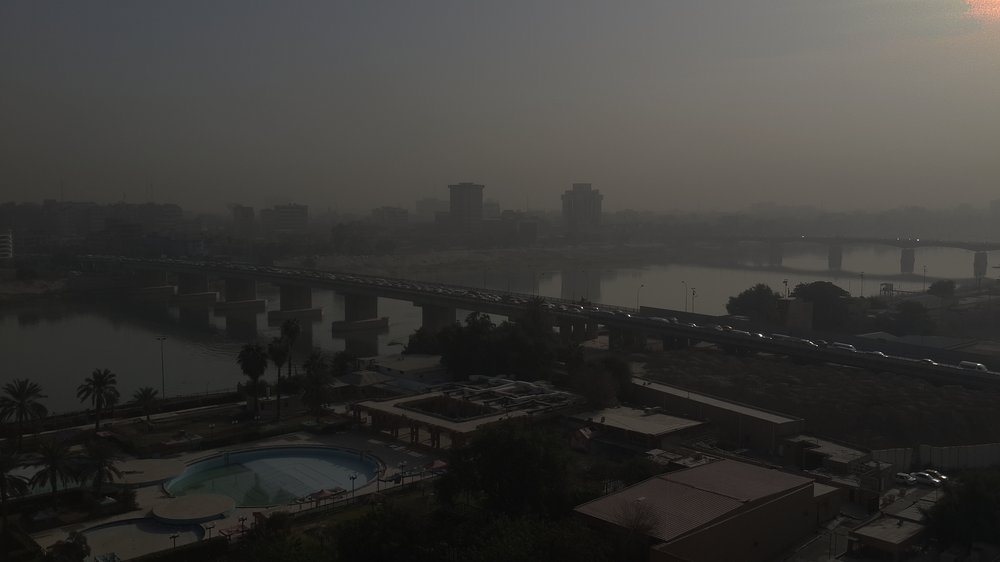
#> input picture projects/09_image_processing/images_input/(1).png, 1000 x 562 px, shrunk from 2064 x 1161 before the run
$ python main.py
#> lines starting #> are read from the running program, lines starting #| are printed output that depends on the picture
### projects/10_image_processing_oop/image_lab.py

import os
import matplotlib.pyplot as plt
from PIL import Image, ImageEnhance


class ImageLab:
    '''
    Image Processing Class

    Input: img_path
    '''

    def __init__(self, img_path):
        self.img_path = img_path
        self.filename = os.path.basename(self.img_path)
        self.filename.split('.')[-1]
        self.img = None
        self.result = None

    def load_image(self):
        try:
            self.img = Image.open(self.img_path)
#> self.img is the input picture: PIL image 1000x562 RGBA; mean R, G, B, A 58.4, 57.1, 54.7, 255
        except Exception as e:
            print('Could not load file')
            print(e)

    # [12 lines left out: function save_image, not called in this run]

    def show_image(self, image):
        plt.imshow(image)
        plt.show()

    def show_result(self):
        self.show_image(self.result)

    def show_pair(self):
        fig, ax = plt.subplots(1, 2)
        fig.suptitle('Image Enhancement with Pillow')

        ax[0].imshow(self.img)
        ax[0].axis('off')
        ax[0].set(title='Input Image')

        ax[1].imshow(self.result)
        ax[1].axis('off')
        ax[1].set(title='Result')

        plt.show()

    def enhance_image(self, operation, factor):
#> called with operation = 'bri', factor = 2
        img_out = None

        if operation == 'bri':
            current_state = ImageEnhance.Brightness(self.img)
            img_out = current_state.enhance(factor)
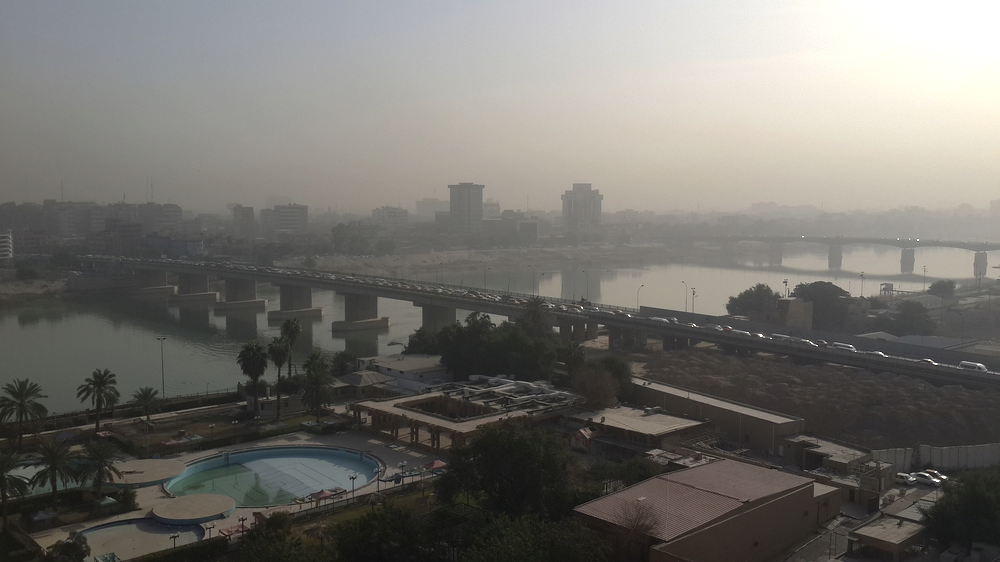
#> img_out: PIL image 1000x562 RGBA; mean R, G, B, A 115.9, 113.8, 109.2, 255
        elif operation == 'col':
            current_state = ImageEnhance.Color(self.img)
            img_out = current_state.enhance(factor)
        elif operation == 'con':
            current_state = ImageEnhance.Contrast(self.img)
            img_out = current_state.enhance(factor)
        else:
            print('Invalid Operation')

        self.result = img_out

### projects/10_image_processing_oop/main.py
# -*- coding: utf-8 -*-
"""
Created on Tue Sep 28 18:26:01 2021

@author: Saeed
"""

from image_lab import ImageLab


image_path = '../09_image_processing/images_input/(1).png'

img_lab1 = ImageLab(image_path)
img_lab1.load_image()
img_lab1.show_image(img_lab1.img)

img_lab1.enhance_image('bri', 2.0)
img_lab1.show_pair()
#> in show_pair, `plt.show()`:
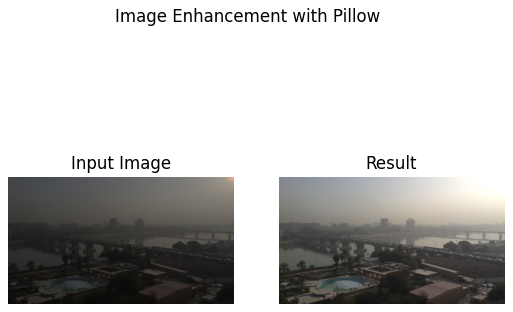
#> figure drawn by matplotlib, 2 panels

img_lab1.img = img_lab1.result
img_lab1.enhance_image('con', 1.5)
#> call 2 of enhance_image, with operation = 'con', factor = 1.5
#> in enhance_image (call 2), `img_out = current_state.enhance(factor)`:
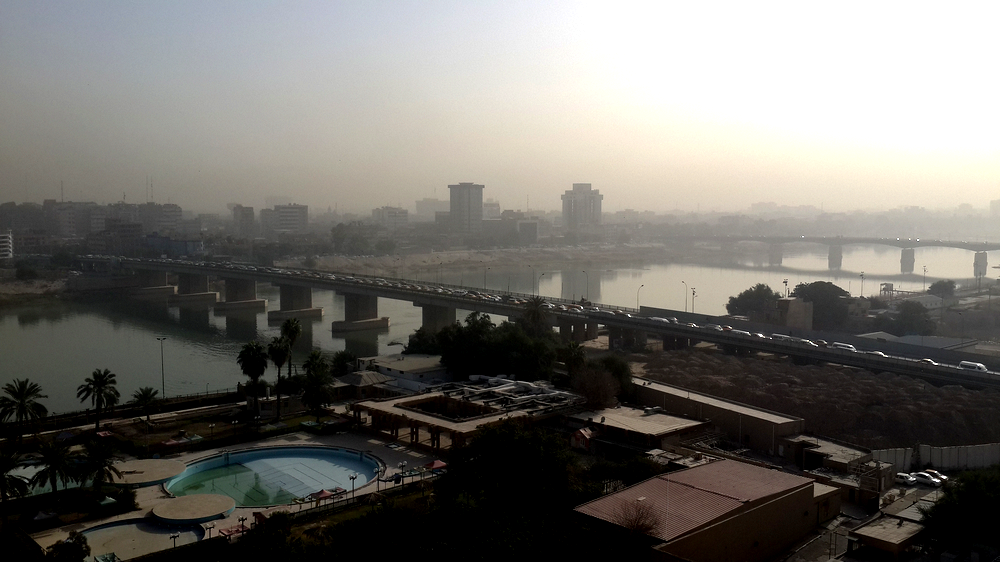
#> img_out: PIL image 1000x562 RGBA; mean R, G, B, A 112.9, 110.7, 105.8, 255
img_lab1.show_pair()
#> in show_pair (call 2), `plt.show()`:
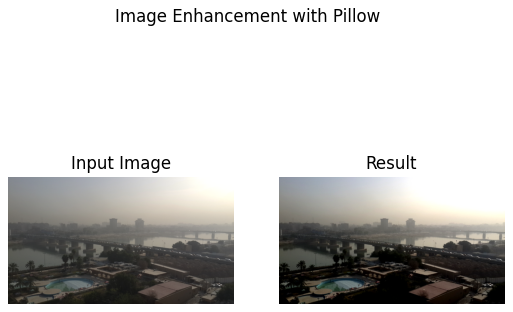
#> figure drawn by matplotlib, 2 panels

$ run again, with projects/09_image_processing/images_input/(2).png copied over projects/09_image_processing/images_input/(1).png
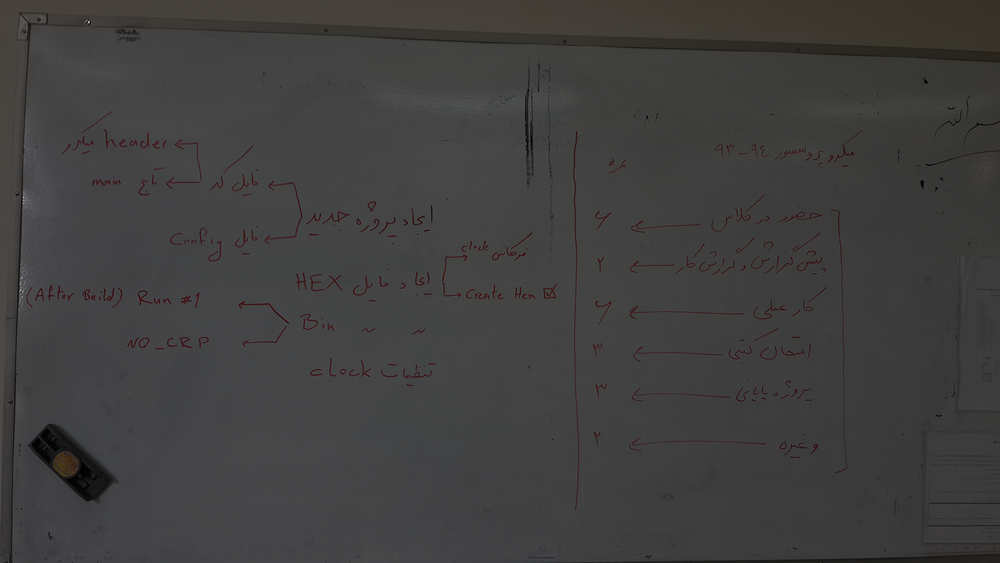
#> input picture projects/09_image_processing/images_input/(2).png, 1000 x 563 px, shrunk from 1958 x 1102 before the run
#> in load_image, self.img is the input picture: PIL image 1000x563 RGB; mean R, G, B 64.2, 63.7, 63.2
#> in enhance_image (call 2), `img_out = current_state.enhance(factor)`:
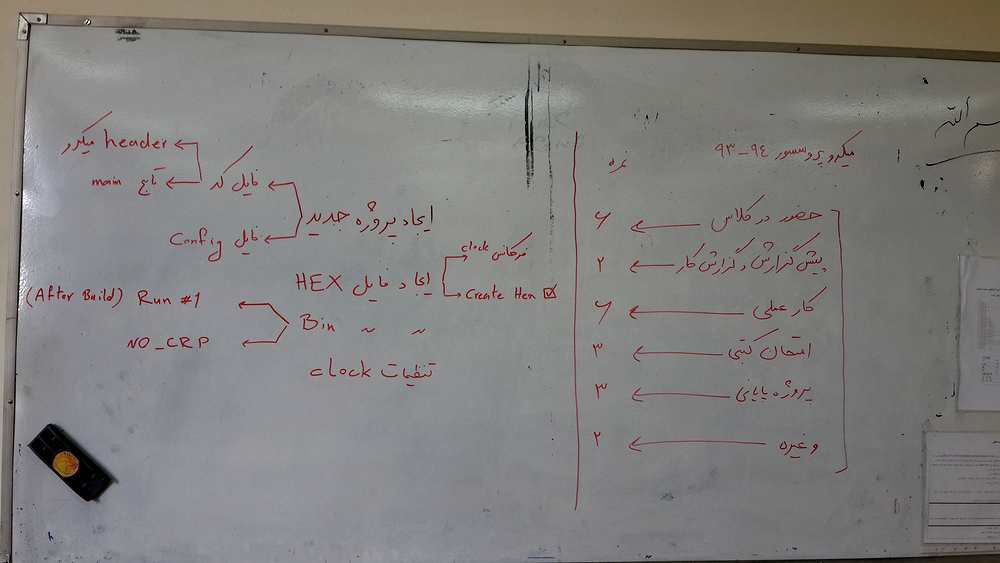
#> img_out: PIL image 1000x563 RGB; mean R, G, B 128.7, 127.1, 125.6
#> in show_pair (call 2), `plt.show()`:
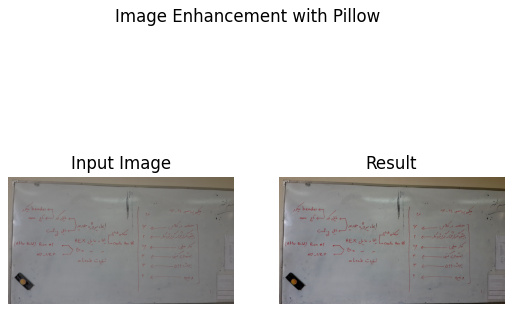
#> figure drawn by matplotlib, 2 panels

$ run again, with projects/09_image_processing/images_input/(3).png copied over projects/09_image_processing/images_input/(1).png
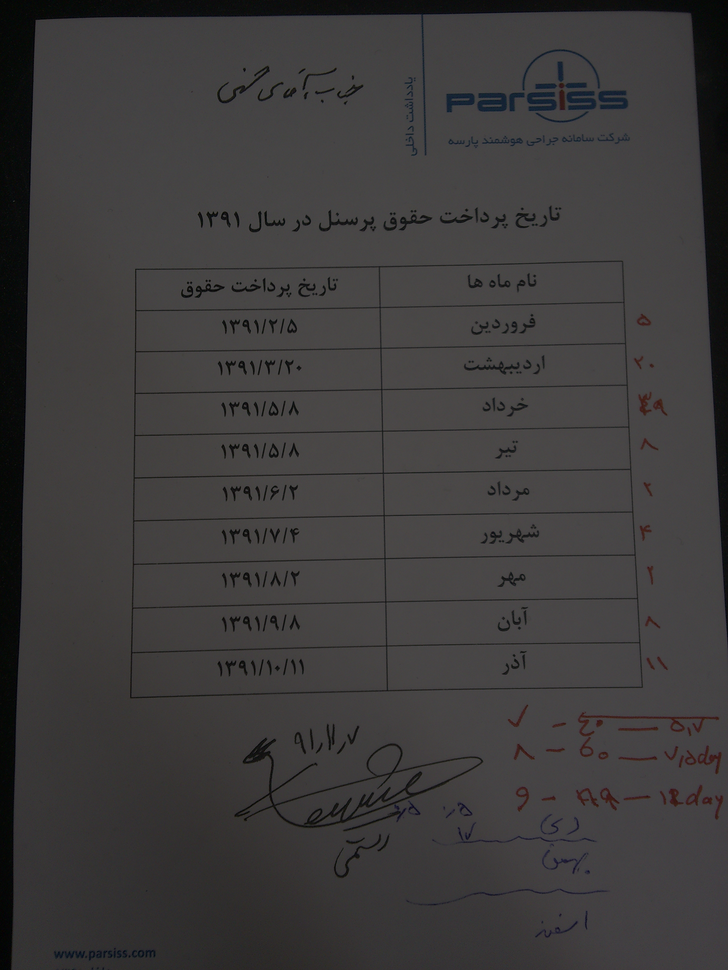
#> input picture projects/09_image_processing/images_input/(3).png, 728 x 970 px, shrunk from 1469 x 1958 before the run
#> in load_image, self.img is the input picture: PIL image 728x970 RGB; mean R, G, B 61.5, 59.6, 59.7
#> in enhance_image (call 2), `img_out = current_state.enhance(factor)`:
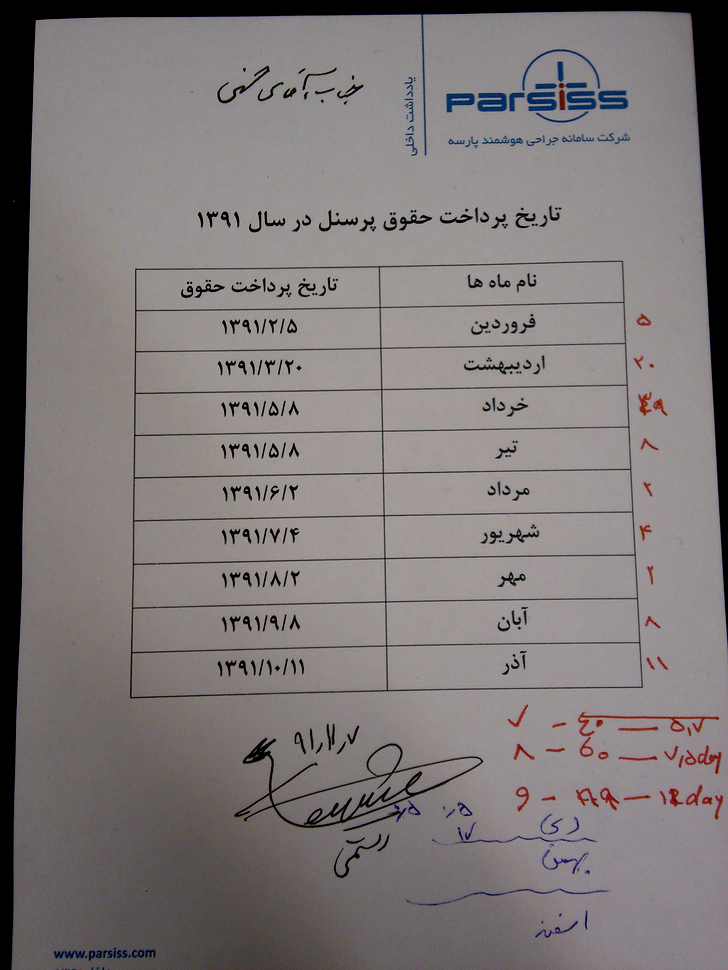
#> img_out: PIL image 728x970 RGB; mean R, G, B 126.4, 120.6, 121.1
#> in show_pair (call 2), `plt.show()`:
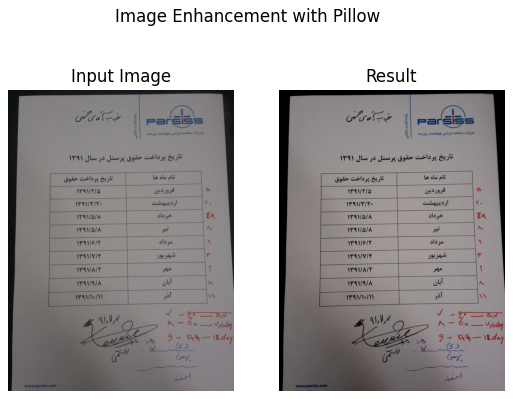
#> figure drawn by matplotlib, 2 panels

$ run again, with projects/09_image_processing/images_input/(4).png copied over projects/09_image_processing/images_input/(1).png
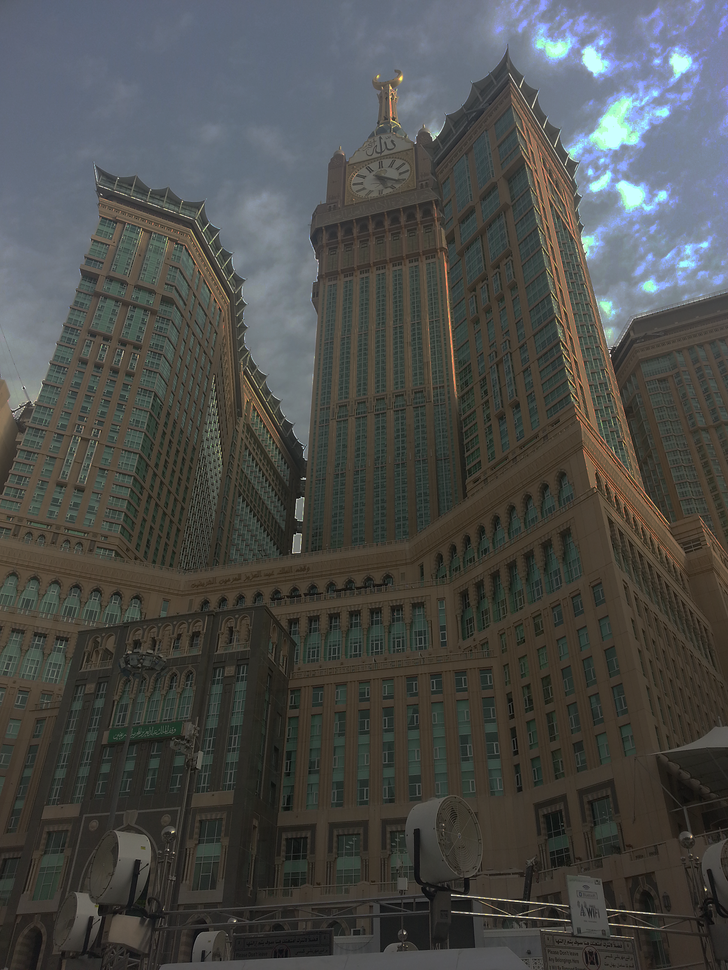
#> input picture projects/09_image_processing/images_input/(4).png, 728 x 970 px, shrunk from 1469 x 1958 before the run
#> in load_image, self.img is the input picture: PIL image 728x970 RGB; mean R, G, B 75.1, 75.9, 74
#> in enhance_image (call 2), `img_out = current_state.enhance(factor)`:
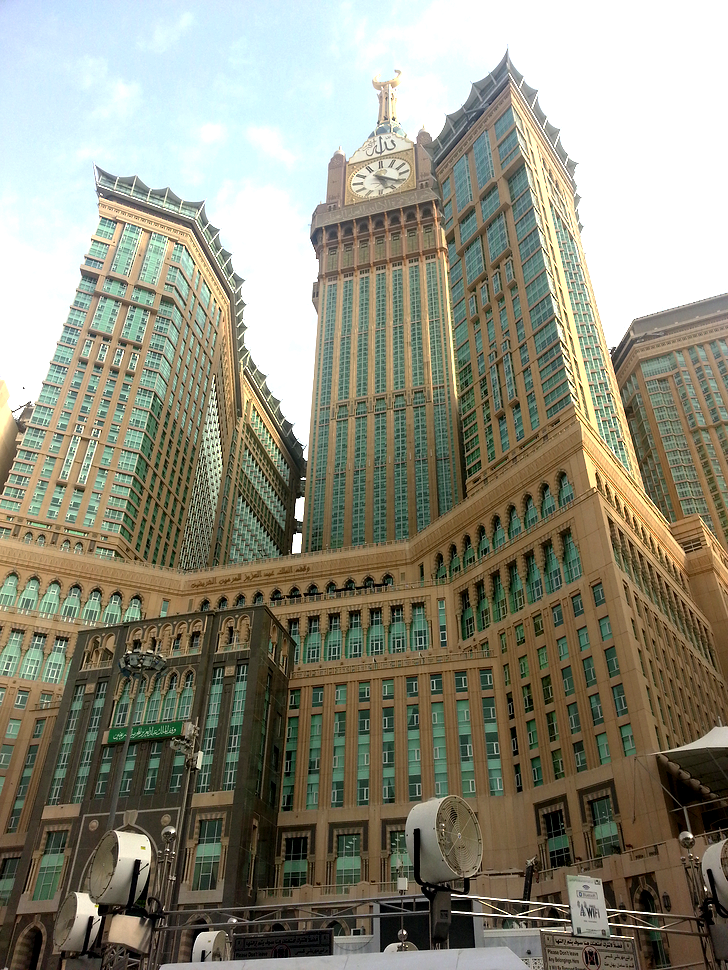
#> img_out: PIL image 728x970 RGB; mean R, G, B 142.4, 140.4, 123.7
#> in show_pair (call 2), `plt.show()`:
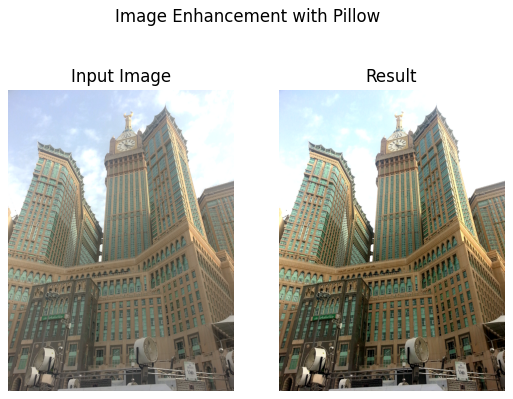
#> figure drawn by matplotlib, 2 panels
